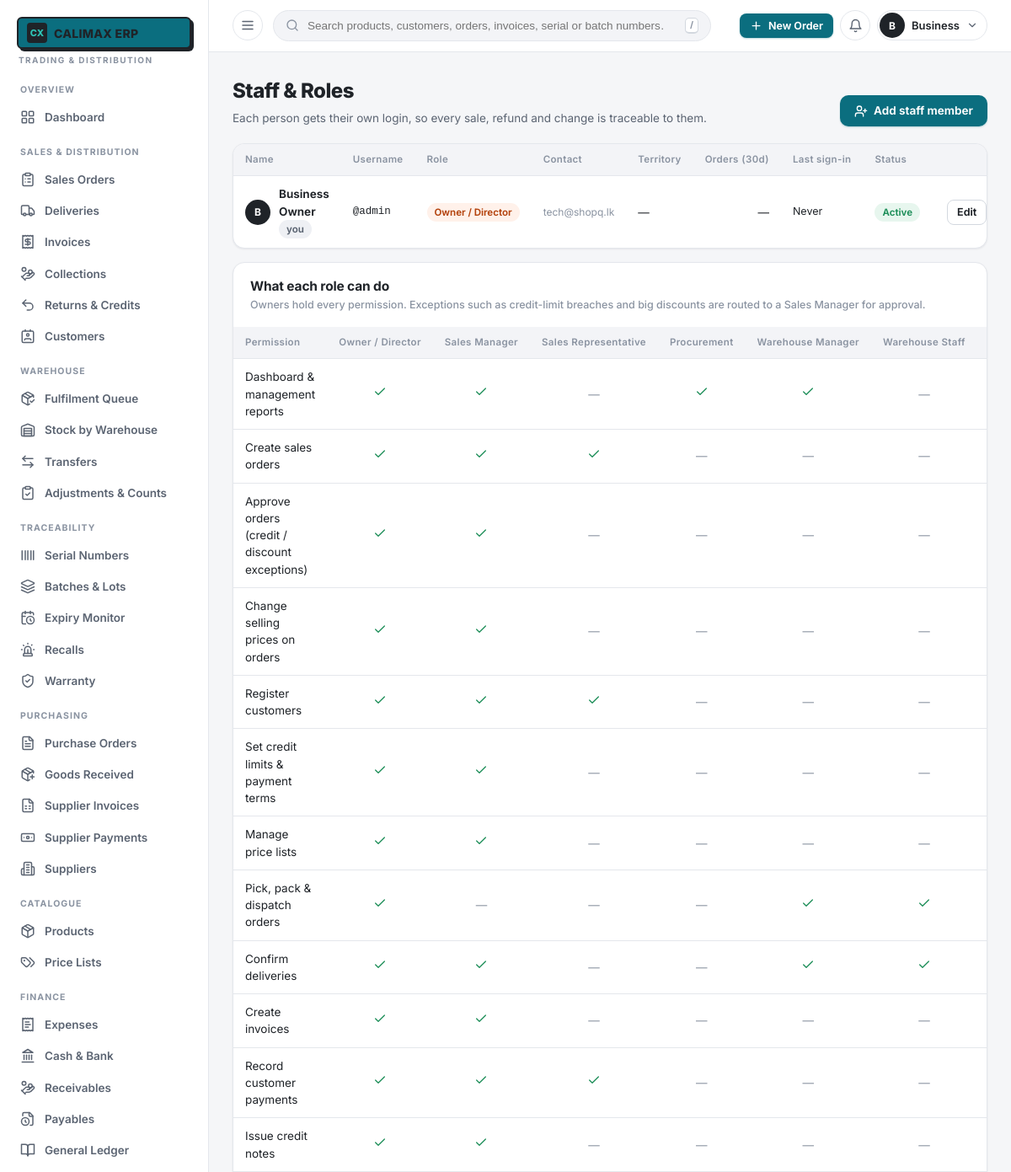
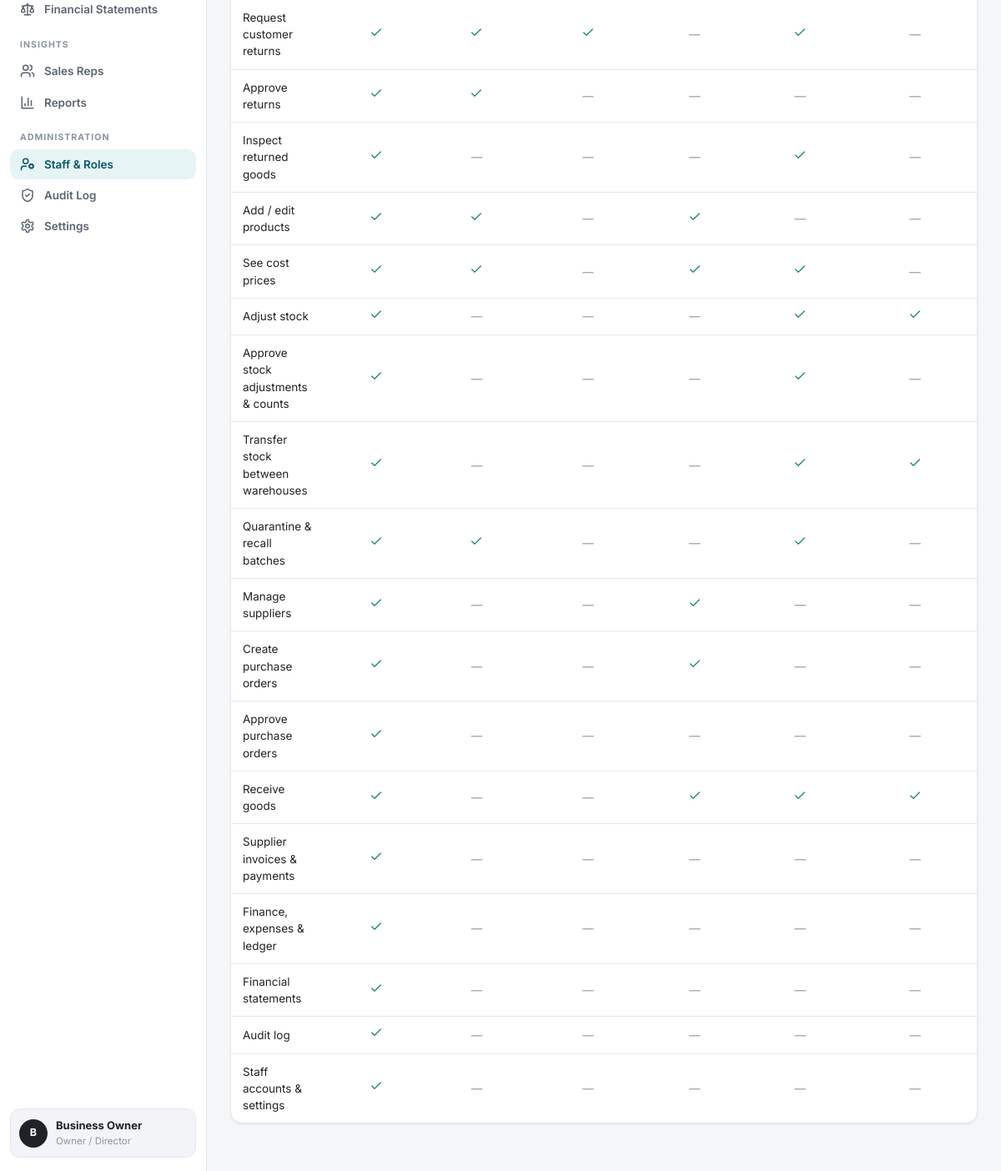
/users.php (signed in), run on the app's committed database (2 pictures, top to bottom).
### tables this page shows
CREATE TABLE `users` (
  `id` INT UNSIGNED AUTO_INCREMENT PRIMARY KEY,
  `username` VARCHAR(50) NOT NULL UNIQUE,
  `password_hash` VARCHAR(255) NOT NULL,
  `full_name` VARCHAR(120) NOT NULL,
  `email` VARCHAR(150) DEFAULT NULL,
  `phone` VARCHAR(30) DEFAULT NULL,
  `role` VARCHAR(30) NOT NULL DEFAULT 'sales_rep',
  `territory_id` INT UNSIGNED DEFAULT NULL,
  `is_active` TINYINT(1) NOT NULL DEFAULT 1,
  `last_login_at` DATETIME DEFAULT NULL,
  `created_at` DATETIME NOT NULL DEFAULT CURRENT_TIMESTAMP,
  `updated_at` DATETIME NOT NULL DEFAULT CURRENT_TIMESTAMP ON UPDATE CURRENT_TIMESTAMP,
  FOREIGN KEY (`territory_id`) REFERENCES `territories`(`id`) ON DELETE SET NULL
);

### users.php (the view, shortened to what the rows shown need)
<?php
require_permission('users.manage');
$pdo = db();
$roles = role_definitions();
$me = (int) current_user()['id'];
$users = $pdo->query("SELECT u.*, (SELECT COUNT(*) FROM sales_orders WHERE rep_id = u.id AND order_date >= CURDATE() - INTERVAL 30 DAY) AS sales30, t.name AS territory FROM users u LEFT JOIN territories t ON t.id = u.territory_id ORDER BY u.is_active DESC, FIELD(u.role,'owner','sales_manager','sales_rep','procurement','warehouse_manager','warehouse_staff','accountant'), u.full_name")->fetchAll();
require __DIR__ . '/includes/header.php';
page_header('Staff & Roles', 'Each person gets their own login, so every sale, refund and change is traceable to them.', '<button class="btn btn-primary" type="button" onclick="openUser()">' . icon('user-plus', 16) . ' Add staff member</button>');
?>
<div class="card flush mb-4"><div class="table-wrap"><table class="data-table">
  <thead><tr><th>Name</th><th>Username</th><th>Role</th><th>Contact</th><th>Territory</th><th class="num">Orders (30d)</th><th>Last sign-in</th><th>Status</th><th></th></tr></thead>
  <tbody>
  <?php foreach ($users as $u): ?>
    <tr class="<?= $u['is_active'] ? '' : 'row-muted' ?>">
      <td><div class="cell-product"><span class="avatar" style="width:30px;height:30px;font-size:12px;"><?= e(strtoupper(substr($u['full_name'], 0, 1))) ?></span><span class="strong"><?= e($u['full_name']) ?><?= (int) $u['id'] === $me ? ' <span class="badge badge-neutral">you</span>' : '' ?></span></div></td>
      <td class="mono text-secondary">@<?= e($u['username']) ?></td>
      <td><span class="badge badge-<?= in_array($u['role'], ['owner', 'sales_manager'], true) ? 'orange' : 'neutral' ?>"><?= e(role_label($u['role'])) ?></span></td>
      <td class="text-secondary text-sm"><?= e($u['phone'] ?? '') ?><?= $u['email'] ? '<div class="cell-sub">' . e($u['email']) . '</div>' : '' ?></td>
      <td class="text-secondary"><?= e($u['territory'] ?? '—') ?></td><td class="num"><?= (int) $u['sales30'] ?: '—' ?></td>
      <td class="text-secondary text-sm"><?= $u['last_login_at'] ? e(fmt_datetime($u['last_login_at'])) : 'Never' ?></td>
      <td><?= status_badge($u['is_active'] ? 'active' : 'inactive') ?></td>
      <td class="actions">
        <button class="btn btn-secondary btn-sm" type="button" onclick='openUser(<?= json_encode(['id' => $u['id'], 'username' => $u['username'], 'full_name' => $u['full_name'], 'email' => $u['email'], 'phone' => $u['phone'], 'role' => $u['role'], 'territory_id' => $u['territory_id']], JSON_HEX_APOS | JSON_HEX_QUOT | JSON_HEX_TAG | JSON_HEX_AMP) ?>)'>Edit</button>
      </td>
    </tr>
  <?php endforeach; ?>
  </tbody>
</table></div></div>
<div class="card flush">
  <div class="table-wrap"><table class="data-table">
    <thead><tr><th>Permission</th><?php foreach ($roles as $k => $r): ?><th class="num" title="<?= e($r['desc']) ?>" style="text-align:center;"><?= e($r['label']) ?></th><?php endforeach; ?></tr></thead>
  </table></div>
</div>
<?php require __DIR__ . '/includes/footer.php'; ?>

### includes/header.php (shortened to what the rows shown need)
?><!DOCTYPE html>
<html lang="en">
<head>
<link rel="stylesheet" href="<?= e(app_url('/assets/css/style.css')) ?>?v=6">
<link rel="stylesheet" href="<?= e(app_url('/assets/css/erp.css')) ?>?v=1">
</head>
<body class="<?= e($bodyClass ?? '') ?>">
<div class="app-shell">
<?php require __DIR__ . '/sidebar.php'; ?>
<div class="main-col">
<header class="topbar no-print">
  <div class="topbar-actions">
    <div class="dropdown" data-dropdown>
      <button class="icon-btn" type="button" data-dropdown-toggle aria-label="Account" style="width:auto;padding:2px 10px 2px 2px;gap:8px;">
        <span class="avatar" style="width:30px;height:30px;font-size:12px;"><?= e(strtoupper(substr($user['full_name'] ?? '?', 0, 1))) ?></span>
        <span class="hide-sm" style="font-size:13px;font-weight:600;color:var(--dark);"><?= e(explode(' ', $user['full_name'] ?? '')[0]) ?></span>
        <?= icon('chevron-down', 14) ?>
      </button>
    </div>
  </div>
</header>
<main class="main-content">

### includes/sidebar.php (shortened to what the rows shown need)
<?php
(function (array $navBadges) {
$user = current_user();
?>
<aside class="sidebar" id="sidebar">
  <?php foreach ($sections as $heading => $items):
      $visible = array_filter($items, fn($it) => can_any((array) $it[3]));
      if (!$visible) continue; ?>
        <?php foreach ($visible as $it):
            $badge = isset($it[5]) ? (int) ($navBadges[$it[5]] ?? 0) : 0; ?>
            <?= icon($it[2], 18) ?><span class="nav-label"><?= e($it[1]) ?></span>
        <?php endforeach; ?>
  <?php endforeach; ?>
  <div class="sidebar-footer">
    <div class="user-chip">
      <div class="avatar"><?= e(strtoupper(substr($user['full_name'] ?? '?', 0, 1))) ?></div>
      <div class="who">
        <div class="name"><?= e($user['full_name'] ?? '') ?></div>
        <div class="role"><?= e(role_label($user['role'] ?? '')) ?></div>
      </div>
    </div>
  </div>
</aside>
<?php })($navBadges ?? []); ?>

### includes/functions.php (shortened to what the rows shown need)
<?php
require_once __DIR__ . '/../config/db.php';
function icon(string $name, int $size = 16, string $extra = ''): string
{
    return '<i data-lucide="' . e($name) . '" style="width:' . $size . 'px;height:' . $size . 'px" ' . $extra . '></i>';
}
function status_badge(?string $status): string
{
    $map = [
        'completed' => 'success', 'received' => 'success', 'approved' => 'success', 'paid' => 'success', 'active' => 'success', 'delivered' => 'success',
        'available' => 'success', 'matched' => 'success', 'resolved' => 'success', 'closed' => 'neutral', 'sold' => 'info', 'recovered' => 'success',
        'confirmed' => 'info', 'sent' => 'info', 'dispatched' => 'orange', 'picked' => 'info', 'packed' => 'info', 'in_transit' => 'orange', 'open' => 'info',
        'in_repair' => 'info', 'contacted' => 'info', 'reserved' => 'info', 'requested' => 'warning',
        'pending_approval' => 'warning', 'pending_pick' => 'warning', 'pending' => 'warning', 'partially_fulfilled' => 'warning', 'partially_received' => 'warning',
        'partial' => 'warning', 'unpaid' => 'warning', 'variance' => 'warning', 'unmatched' => 'neutral', 'under_inspection' => 'warning', 'under_repair' => 'warning',
        'returned' => 'warning', 'quarantined' => 'warning', 'submitted' => 'warning',
        'cancelled' => 'error', 'rejected' => 'error', 'failed' => 'error', 'recalled' => 'error', 'expired' => 'error', 'damaged' => 'error', 'void' => 'error',
        'returned_to_supplier' => 'neutral', 'draft' => 'neutral', 'replaced' => 'info',
    ];
    $labels = ['pending_approval' => 'Awaiting approval', 'partially_fulfilled' => 'Part fulfilled', 'partially_received' => 'Part received', 'pending_pick' => 'To pick',
        'in_transit' => 'In transit', 'in_repair' => 'In repair', 'under_inspection' => 'Under inspection', 'under_repair' => 'Under repair', 'returned_to_supplier' => 'Returned to supplier',
        'unpaid' => 'Unpaid', 'partial' => 'Part paid'];
    $s = (string) $status;
    return '<span class="badge badge-' . ($map[$s] ?? 'neutral') . '">' . e($labels[$s] ?? ucwords(str_replace('_', ' ', $s))) . '</span>';
}
function page_header(string $title, string $subtitle = '', string $actionsHtml = '', array $crumbs = []): void
{
    echo '<div class="page-head"><div class="page-head-text">';
    echo '<h1 class="page-title">' . e($title) . '</h1>';
    echo '</div>';
    echo '</div>';
}

### data on the page
users: full_name "B", full_name "Business Owner", role "Owner / Director", full_name "Business", shows "you", username "admin", email "tech@shopq.lk", territory "—", sales30 "—", shows "Never"

### other printed values
APP_NAME "CALIMAX ERP"
$heading "OVERVIEW"
$it[1] "Dashboard"
$heading "SALES & DISTRIBUTION"
$it[1] "Sales Orders"
$it[1] "Deliveries"
$it[1] "Invoices"
$it[1] "Collections"
$it[1] "Returns & Credits"
$it[1] "Customers"
$heading "WAREHOUSE"
$it[1] "Fulfilment Queue"
$it[1] "Stock by Warehouse"
$it[1] "Transfers"
$it[1] "Adjustments & Counts"
